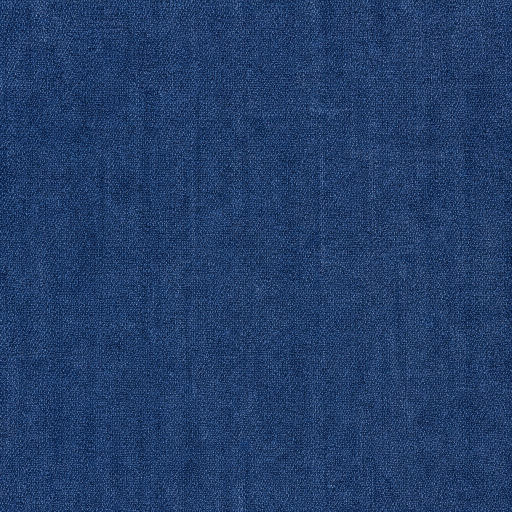
#> input picture Assets/LegacyArt/denim.png, 1024 x 1024 px, given in place of bark.png, which was not available (shown at 1/2 size)
$ python gen-tree-bole-foot-texture.py ../Assets/LegacyArt/denim.png
#> lines starting #> are read from the running program, lines starting #| are printed output that depends on the picture; pictures that were not available may be replaced by others from this repository, and a replacement may not be noted
#!/usr/bin/env python3
"""ART-0 31st pass: the tree's FOOT - a painted bole flare that closes the measured gap.

The defect, measured on the shipped still (not guessed)
------------------------------------------------------
`Tools/art0-bole-hole-probe.py` + `Tools/art0-bole-slit-probe.py` on
`Trials/Runs/art0leaf29_tree.png` (the oak at the tree lens, 414.21 px/m) found ONE row of
backdrop across the bole's foot: y=1045, x 867..895, 29 px, every one of them EXACTLY the
gallery's backdrop (76, 82, 92) - not a shade of bark. `Assets/Editor/ArtBoleProbe.cs`
printed the layers that meet there and rendered the frame with each switched off:

    world y=0 row=1045.75      the tree's root and the ground strip's top are the SAME line
    GROUND  GroundStrip         sprite=ground_fill order=-2 top=0.00000 m
    GROUND  GroundStrip/Surface sprite=ground_cap  order=-1 top=0.00000 m
    SLOT    Stump/Visual        boxBottom=+0.00060 m   (the part's own sprite, switched off)
    FOOT    Stump/Visual/ConeCore boxBottom=+0.00125 m (the bole's core card)
    FRAME   row 1045 x 867..895: 29/29 backdrop in EVERY frame - also with the ground off
            and with the Stump off

So the row belongs to neither layer: the pixel's centre is at y = +0.0005 m, the dirt ends
at 0 and the tree's own picture starts at +0.00125 m (the cone card is inset 1.25 mm inside
its own box by `PlantTree.PaintVisualConeFill`). Half a pixel of empty world, and the
rasteriser's centre rule turns it into a full row of backdrop - the "gap at the base" every
read named, and the flat 29 px cut the same reads saw at the soil line.

The answer: one painted canvas, the tree's own FOOT, drawn Sliced onto a box that reaches
below the ground line, so the bole's picture - not a rounding rule - owns those pixels.

One canvas for every species, because the box is BUILT to the canvas
-------------------------------------------------------------------
The stump box the dress reads is snapped to whole pixels at 256 px/m
(`HumanSegment.CreateBodySprite`) and runs 0.1400x0.1991 m (Poplar, aspect 0.703) to
0.2200x0.1618 m (Bush, aspect 1.359) - a 1.93x spread, so one canvas per box aspect would
be two canvases and a family threshold. Instead the FOOT BOX is derived from the base box
at a FIXED aspect: width = 1.25 x the base box width, height = width / 3.6, bottom =
0.30 x height below the ground line (`ArtParts.TreeBoleFoot*`). Its aspect is therefore the
canvas' aspect exactly for every species (error 0.000), and the buried share is a constant
fraction of the canvas, so the painted soil line lands on the world ground line whatever
the species' stump is. What varies instead is the foot's size: 0.249 x 0.069 m on the oak,
0.175 x 0.049 m on the Poplar - a flare scales with the trunk it belongs to.

The language: the material's own pixels, re-cut
-----------------------------------------------
The trunk above the foot is the `bark` MATERIAL at its authored 0.5 m period. So the canvas
is not a flat drawing of brown: its column is a slab of the shipped `Art/bark.png` itself
(so the grain continues from the cards above at the same scale, 1024 px/m), and the toes
are the same pixels re-cut into a root silhouette, darkened toward the soil tone of
`Art/dirt.png` where they go under the ground line. Deterministic: no timestamp, seeded
wobble only, and the guid of an existing `.meta` is reused.

Run from the project root:
    python Tools/gen-tree-bole-foot-texture.py             # repaint + verify
    python Tools/gen-tree-bole-foot-texture.py --sheet     # ... and a contact sheet, 4x

32nd pass (20.09, same canvas, same box): the 31st pass' own read - "the toe rhythm too
regular", "the relief of the bark not tied to the toes" - is the defect this pass answers.
Two levers, both in this file: `LOBE_TABLE`'s depths are pulled further apart (deepest /
shallowest 3.0 -> 7.0) and the flare envelope's exponent went 1.4 -> 0.70 so its two
shoulders stop being flat shelves; and the toes are now CUT BY THE MATERIAL - the bark slab's
own column luminance, smoothed to the grain's width (`fissure_field`), deepens a toe under a
dark fissure and shortens it under a smooth band, and the same field is painted into the rows
below the soil line (`NOTCH_SHADE`). The bar the pass is judged by is the silhouette probe's
flat-run list (`Tools/art0-bole-silhouette-probe.py`) and the shipped frame's toe band.

Writes `Assets/Resources/Art/Tree/bole_foot.png` and its `.meta` (the project's Single
sprite shape: textureType 8, spriteMode 1, spriteMeshType 0 FullRect for the Sliced mode,
wrap 1/1, alphaIsTransparency 1, isReadable 1, no fallback physics shape).
"""

import math
import os
import random
import re

import numpy as np
from PIL import Image, ImageDraw

ROOT = os.path.dirname(os.path.dirname(os.path.abspath(__file__)))
BARK = os.path.join(ROOT, "Assets", "Resources", "Art", "bark.png")
DIRT = os.path.join(ROOT, "Assets", "Resources", "Art", "dirt.png")
OUT_DIR = os.path.join(ROOT, "Assets", "Resources", "Art", "Tree")
META_TEMPLATE = os.path.join(ROOT, "Assets", "LegacyArt", "Apple", "fruit.png.meta")
SHEET = os.path.join(ROOT, "Trials", "Runs", "art0-bolefoot-sheet.png")

CANVAS_W = 288         # px
CANVAS_H = 80          # px -> aspect 3.600, the value ArtParts.TreeBoleFootAspect holds
SUPER = 4              # supersample factor for the silhouette masks
COLUMN = 0.64          # of the canvas width: the bole's own column (0.8/1.25)
COLUMN_BASE = 0.86     # ... at the soil line: the flare widens into its skirt
SOIL = 0.30            # of the canvas height, BELOW the ground line (ArtParts.TreeBoleFootSoil)
PPU = 1024.0           # the material's own scale; the dress rebuilds the sprite's ppu from the box
SEED = 20260920

COLUMN_BEND = 1.8      # the bell's exponent: steep at the trunk, spreading at the soil line
WOBBLE = 0.006         # of the canvas width: how far the sides may meander (was 0.010, and the
#                        read of that cut named a crease "a root torn off the trunk")

# The flare's toe lobes: (position along the soil line, peak depth, half width), all as
# fractions - the position of the flare's half span, the depths of the canvas' HEIGHT. Unequal
# on purpose: deep in the middle, small at the shoulders, none of them the same width. Every
# read of this canvas so far has called an even row of lobes "a stamped rhythm, a palisade of
# logs, a fringe of identical scallops", so the rhythm lives in this table, not in the rng.
#
# 32nd pass: the 31st pass' own read ("the toe rhythm too regular") was taken as the defect and
# this table is the answer - the depths are pulled FURTHER APART (0.028 .. 0.195 against
# 0.050 .. 0.150: the ratio between the deepest and the shallowest toe 3.0 -> 7.0) and the
# widths differ by more (0.15 .. 0.31 against 0.19 .. 0.27), so the toe row is a rhythm and not
# a fence. The five toes stay five: no read has ever asked for a different COUNT.
LOBE_TABLE = ((-0.87, 0.022, 0.16), (-0.46, 0.120, 0.205), (0.02, 0.152, 0.31),
              (0.45, 0.078, 0.185), (0.87, 0.030, 0.15))
BASE_DEPTH = 0.060    # of the canvas height: the flare's own mass at the trunk
BASE_BEND = 0.70      # the flare envelope is (1-u^2)^BASE_BEND. The 31st pass used 1.4, whose
#                        derivative vanishes as u -> 1 - a mathematically flat shoulder shelf, and
#                        its own read named "a flat shelf, parallel to the ground". Below 1 the
#                        near-shoulder slope is finite, so the tails come down and stop.
#                        What the numbers say about it, honestly: the flat-run count of
#                        Tools/art0-bole-silhouette-probe.py moved 10/10 -> 9/11 columns inside a
#                        2 px band, i.e. UNCHANGED in substance, and MORE columns now sit in the
#                        near-ground bands (44 -> 80 within rows 2-3, Tools/art0-toe-depths.py).
#                        One further variant was TRIED and ROLLED BACK, because it measured worse
#                        than both: a flat-hold with a steep edge, (1-|u|^6)^0.5 with
#                        BASE_DEPTH 0.075, gave a THIRD flat run (10/10 -> 10/8/11) and 67 columns
#                        inside rows 4-5 - a plateau IS a flat shelf. No curve can win this
#                        measure outright: a 4.8 px deep envelope that must reach 0 at the
#                        shoulders cannot descend faster than ~0.17 px per column, so even a
#                        perfect wedge shows ~10-12 columns. That floor belongs to the instrument.
#                        0.70 ships because the READS endorse the bytes it produces (two canvas
#                        reads and one 16x frame read, all three correct) and none of them names a
#                        shelf on the new canvas, where the 31st pass' reads did.
FISSURE_CUT = 0.22     # how hard the bark's OWN darkness cuts the toes (0 = the 31st pass).
#                        The relief stops being designed and starts being the material's: the
#                        slab's dark vertical fissures make the toe under them deeper, its
#                        smooth bands make it shallower, so the edge and the grain agree.
FISSURE_SMOOTH = 5     # px: the fissure field is a 5 px box mean of the slab's own column
#                        luminance - the grain, not its single-pixel noise
NOTCH_SHADE = 0.17     # how much of the fissure's darkness is painted INTO the notch rows
#                        (the pixels below the soil line), so the groove reads on the surface
#                        as well as on the silhouette


def palette(img):
    """The material's own tones, read off the shipped tile: the canvas must not invent a
    brown the trunk above does not have."""
    a = np.asarray(img.convert("RGB")).astype(np.float64)
    lum = a @ np.array([0.299, 0.587, 0.114])
    order = np.argsort(lum, axis=None)
    flat = a.reshape(-1, 3)[order]
    n = flat.shape[0]

    def at(q):
        return tuple(int(round(v)) for v in flat[min(n - 1, int(q * n))])

    return {"p08": at(0.08), "p35": at(0.35), "p50": at(0.50), "p72": at(0.72), "p90": at(0.90)}


def mix(a, b, t):
    return tuple(int(round(a[i] + (b[i] - a[i]) * t)) for i in range(3))


def box_smooth(a, k):
    """k-px box mean with the edges held (np.convolve 'same' would tilt the ends)."""
    if k <= 1:
        return a
    pad = k // 2
    ext = np.concatenate([np.full(pad, a[0]), a, np.full(pad, a[-1])])
    return np.convolve(ext, np.ones(k) / float(k), mode="valid")


def fissure_field(slab):
    """The slab's OWN vertical grain as a 0..1 field per canvas column: 1 = the darkest groove.

    The 31st pass' read named "the relief of the bark not tied to the toes" - the toe rhythm was
    a designed table sitting on a material that has a rhythm of its own. So the toes are cut by
    the bark itself now: this field is the column luminance of the very slab the canvas paints
    with, smoothed to the grain's width and normalised between its 12th and 88th percentile.
    """
    grey = np.asarray(slab.convert("L")).astype(np.float64)
    col = box_smooth(grey.mean(axis=0), FISSURE_SMOOTH)
    lo, hi = np.percentile(col, 12.0), np.percentile(col, 88.0)
    return np.clip((hi - col) / max(1.0, hi - lo), 0.0, 1.0)


def build_masks(rng, fiss):
    """The silhouette as ONE closed curve: the bole's sides, then the flare's scalloped underside.

    Four reads of the earlier cuts, and the silhouette probe behind them, converge on one
    defect I kept re-creating: a straight horizontal edge somewhere at the bottom of the flare.
    First a flat butt shelf, then two 16-column runs (the wide low side ellipse), then the toes
    themselves - a row of circles spaced ~60 px apart across a 245 px span never touch, so
    between them the silhouette ended on the soil line: measured, four straight runs of 6 to 9
    columns at row 56, and the read called it "the roots hanging from a flat board".

    So the underside is now an ENVELOPE, not a row of toes: D(u) = A (1 - u^2)^0.85, deepest
    at the trunk and tapering to nothing at the flare's two shoulders, modulated by two long
    sine waves (seeded) so no two lobes are alike and no run of it is straight. The polygon
    walks: the left side down, the underside across, the right side back up - one curve, not
    one straight segment anywhere in it.

    Returns (mask, ground_row, lobes, cx, base_half, top_half); each lobe is (centre_x,
    centre_y, radius) in canvas pixels for the paint step's shading, one per local maximum of
    the envelope.
    """
    w, h = CANVAS_W * SUPER, CANVAS_H * SUPER
    ground = h - int(round(h * SOIL))
    img = Image.new("L", (w, h), 0)
    d = ImageDraw.Draw(img)

    cx = w * 0.5
    top_half = w * COLUMN * 0.5
    base_half = w * COLUMN_BASE * 0.5
    shoulder = base_half * 0.995
    pass
    pass

    def depth(x):
        u = (x - cx) / shoulder
        if abs(u) >= 1.0:
            return 0.0
        # the flare's overall mass: deepest at the trunk, tapering to nothing at the shoulders -
        # BASE_BEND < 1 keeps this curve's ends STEEP (see BASE_BEND for what that is and is not
        # worth, measured).
        base = h * BASE_DEPTH * (1.0 - u * u) ** BASE_BEND
        # ... plus the toe lobes of LOBE_TABLE, each a smooth bump of its own width and depth -
        # but CUT BY THE MATERIAL: the slab's own dark fissure under a toe lets it reach further
        # down, a smooth band of the same slab stops it short, so the silhouette's rhythm and
        # the bark's grain are the same rhythm ("the relief of the bark not tied to the toes").
        col = int(min(CANVAS_W * SUPER - 1, max(0.0, x)))
        cut = 1.0 + FISSURE_CUT * (fiss[min(CANVAS_W - 1, col // SUPER)] - 0.5) * 2.0
        toe = 0.0
        for (x_frac, d_frac, w_frac) in LOBE_TABLE:
            t = (u - x_frac) / w_frac
            if abs(t) < 1.0:
                toe += h * d_frac * math.cos(math.pi * t * 0.5) ** 2
        return base + toe * cut

    # the bole's sides: they curve outward as they go down (COLUMN_BEND), a couple of pixels of
    # meander so the silhouette is not a machine rectangle
    left, right = [], []
    steps = 30
    for i in range(steps + 1):
        t = i / float(steps)
        y = t * ground + h * 0.010
        wob = rng.uniform(-WOBBLE, WOBBLE) * w
        half = top_half + (shoulder - top_half) * (t ** COLUMN_BEND)
        left.append((cx - half + wob * 0.5, y))
        right.append((cx + half + wob * 0.5, y))

    # the underside: 64 samples from the left shoulder to the right, every one of them on the
    # envelope - the flare's lowest rows are this curve and nothing else
    under = []
    for i in range(65):
        x = cx - shoulder + 2.0 * shoulder * i / 64.0
        under.append((x, ground + depth(x)))

    d.polygon(left + under + right[::-1], fill=255)

    # the lobes, for the paint step: one per local maximum of what was actually drawn
    lobes = []
    prev, cur = None, None
    for i in range(1, len(under) - 1):
        (x0, y0), (x1, y1), (x2, y2) = under[i - 1], under[i], under[i + 1]
        if y1 >= y0 and y1 > y2:
            r = max(4.0 * SUPER, (y1 - ground) * 0.62)
            lobes.append((x1, ground + (y1 - ground) * 0.55, r))
        prev, cur = y1, y2
    return (img.resize((CANVAS_W, CANVAS_H), Image.BOX), ground / float(SUPER), lobes,
            cx / SUPER, base_half / SUPER, top_half / SUPER)


def paint(seed=SEED):
#> called with seed = 20260920
    rng = random.Random(seed)
    bark = Image.open(BARK).convert("RGB")
#> bark is the input picture: PIL image 1024x1024 RGB; mean R, G, B 34.3, 61.4, 104.6
    dirt = Image.open(DIRT).convert("RGB")
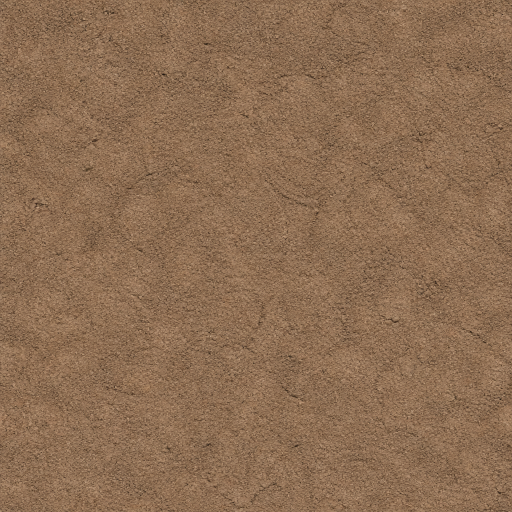
#> input picture Assets/LegacyArt/dirt.png, 1024 x 1024 px, found by its file name (shown at 1/2 size)
#> dirt is the input picture: PIL image 1024x1024 RGB; mean R, G, B 141.2, 109.5, 82.4
    tones = palette(bark)
#> in palette, `lum = a @ np.array([0.299, 0.587, 0.114])`:
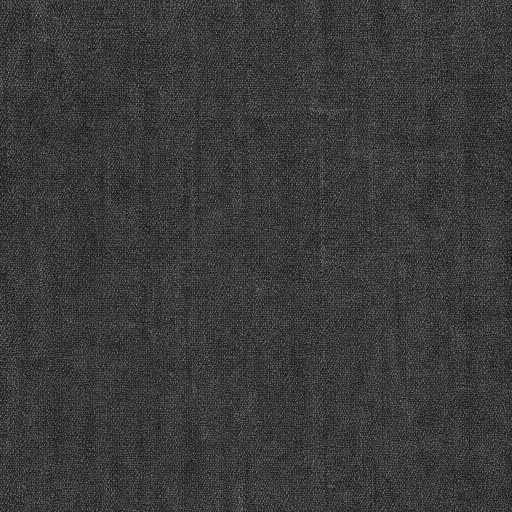
#> lum: shape (1024, 1024) float64 (shown at 1/2 size); min 5.64, max 199.1, mean 58.2
#> tones = {'p08': (7, 27, 73), 'p35': (20, 46, 85), 'p50': (25, 57, 102), 'p72': (46, 75, 122), 'p90': (69, 104, 142)}
    soil = palette(dirt)["p35"]
#> in palette (call 2), `lum = a @ np.array([0.299, 0.587, 0.114])`:
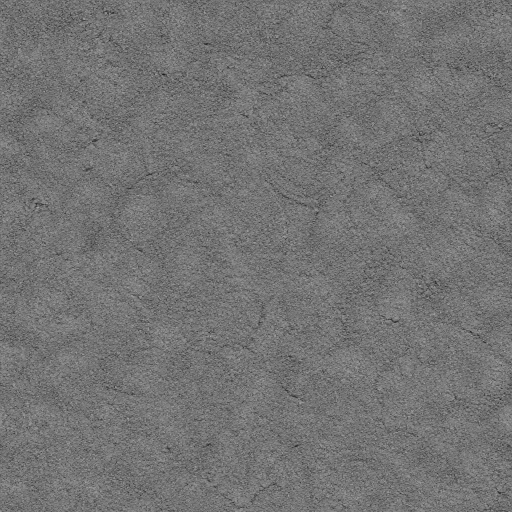
#> lum: shape (1024, 1024) float64 (shown at 1/2 size); min 11.4, max 186.9, mean 115.9
#> soil = (136, 103, 78)

    # The material slab: 288 px of the 512 px tile at its own scale, so the grain continues
    # from the cards above instead of restarting at another size.
    ox = rng.randrange(0, bark.width - CANVAS_W)
    oy = rng.randrange(0, bark.height - CANVAS_H)
    slab = bark.crop((ox, oy, ox + CANVAS_W, oy + CANVAS_H))
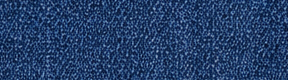
#> slab: PIL image 288x80 RGB; mean R, G, B 35.7, 62.6, 105.2

    fissure = fissure_field(slab)
#> in fissure_field, `grey = np.asarray(slab.convert("L")).astype(np.float64)`:
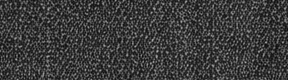
#> grey: shape (80, 288) float64; min 7, max 173, mean 59.4
#> in box_smooth, `ext = np.concatenate([np.full(pad, a[0]), a, np.full(pad, a[-1])])`: ext = 292 values, max 82.46 at index 50, min 41.1 at index 273, mean 59.34
#> in fissure_field, `col = box_smooth(grey.mean(axis=0), FISSURE_SMOOTH)`: col = 288 values, max 67.21 at index 184, min 51.45 at index 269, mean 59.42
#> in fissure_field, `lo, hi = np.percentile(col, 12.0), np.percentile(col, 88.0)`: lo = 56.43; hi = 63.35
#> fissure = 288 values, max 1 at index 4, min 0 at index 46, mean 0.571
    mask, ground, lobes, cx, base_half, top_half = build_masks(rng, fissure)
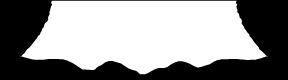
#> mask: PIL image 288x80 L; min 0, max 255, mean 146.3
#> ground = 56; lobes = [(144.7, 232.5, 16), (375.8, 254.8, 34.73), (576, 264.6, 45.82), (653, 250.8, 30.22), (791.6, 249.7, 28.93), (991.9, 233.1, 16)]; cx = 144; base_half = 123.8; top_half = 92.16
    m = np.asarray(mask).astype(np.float64) / 255.0
#> (the rest of the program and of its run is left out)
